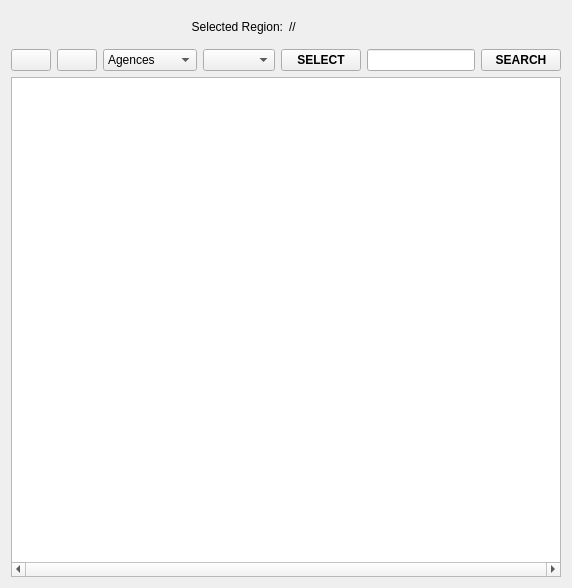
         <widget class="QWidget" name="DATA" native="true">
          <property name="sizePolicy">
           <sizepolicy hsizetype="Expanding" vsizetype="Expanding">
            <horstretch>0</horstretch>
            <verstretch>0</verstretch>
           </sizepolicy>
          </property>
          <layout class="QVBoxLayout" name="DATAdisplay" stretch="0,0,1">
           <property name="sizeConstraint">
            <enum>QLayout::SizeConstraint::SetDefaultConstraint</enum>
           </property>
           <item>
            <widget class="QWidget" name="Rselected" native="true">
             <layout class="QHBoxLayout" name="horizontalLayout_4">
              <item>
               <widget class="QLabel" name="Tilte">
                <property name="text">
                 <string>Selected Region:</string>
                </property>
                <property name="alignment">
                 <set>Qt::AlignmentFlag::AlignRight|Qt::AlignmentFlag::AlignTrailing|Qt::AlignmentFlag::AlignVCenter</set>
                </property>
               </widget>
              </item>
              <item>
               <widget class="QLabel" name="SelectedRegion">
                <property name="text">
                 <string>//</string>
                </property>
               </widget>
              </item>
             </layout>
            </widget>
           </item>
           <item>
            <layout class="QHBoxLayout" name="Recherche" stretch="0,0,2,2,0,3,0">
             <property name="topMargin">
              <number>0</number>
             </property>
             <item>
              <widget class="QPushButton" name="undo">
               <property name="text">
                <string/>
               </property>
               <property name="icon">
                <iconset theme="QIcon::ThemeIcon::EditUndo"/>
               </property>
              </widget>
             </item>
             <item>
              <widget class="QPushButton" name="redo">
               <property name="text">
                <string/>
               </property>
               <property name="icon">
                <iconset theme="QIcon::ThemeIcon::EditRedo"/>
               </property>
              </widget>
             </item>
             <item>
              <widget class="QComboBox" name="BaseTable">
               <item>
                <property name="text">
                 <string>Agences</string>
                </property>
               </item>
               <item>
                <property name="text">
                 <string>Admins</string>
                </property>
               </item>
               <item>
                <property name="text">
                 <string>Capteurs</string>
                </property>
               </item>
               <item>
                <property name="text">
                 <string>Chefs</string>
                </property>
               </item>
               <item>
                <property name="text">
                 <string>Données</string>
                </property>
               </item>
               <item>
                <property name="text">
                 <string>Gaz</string>
                </property>
               </item>
               <item>
                <property name="text">
                 <string>Personnel</string>
                </property>
               </item>
               <item>
                <property name="text">
                 <string>Régions</string>
                </property>
               </item>
               <item>
                <property name="text">
                 <string>Rapports</string>
                </property>
               </item>
               <item>
                <property name="text">
                 <string>Techniques</string>
                </property>
               </item>
               <item>
                <property name="text">
                 <string>Type_Gaz</string>
                </property>
               </item>
               <item>
                <property name="text">
                 <string>Villes</string>
                </property>
               </item>
              </widget>
             </item>
             <item>
              <widget class="QComboBox" name="ColChoose">
               <property name="currentText">
                <string/>
               </property>
              </widget>
             </item>
             <item>
              <widget class="QPushButton" name="SELECT">
               <property name="font">
                <font>
                 <bold>true</bold>
                </font>
               </property>
               <property name="text">
                <string>SELECT</string>
               </property>
              </widget>
             </item>
             <item>
              <widget class="QLineEdit" name="lineEdit"/>
             </item>
             <item>
              <widget class="QPushButton" name="pushButton_2">
               <property name="font">
                <font>
                 <bold>true</bold>
                </font>
               </property>
               <property name="text">
                <string>SEARCH</string>
               </property>
              </widget>
             </item>
            </layout>
           </item>
           <item>
            <widget class="QTableWidget" name="table">
             <property name="enabled">
              <bool>true</bool>
             </property>
             <property name="sizePolicy">
              <sizepolicy hsizetype="Expanding" vsizetype="Expanding">
               <horstretch>0</horstretch>
               <verstretch>255</verstretch>
              </sizepolicy>
             </property>
             <property name="minimumSize">
              <size>
               <width>0</width>
               <height>500</height>
              </size>
             </property>
             <property name="sizeIncrement">
              <size>
               <width>0</width>
               <height>16960</height>
              </size>
             </property>
             <property name="verticalScrollBarPolicy">
              <enum>Qt::ScrollBarPolicy::ScrollBarAlwaysOff</enum>
             </property>
             <property name="horizontalScrollBarPolicy">
              <enum>Qt::ScrollBarPolicy::ScrollBarAlwaysOn</enum>
             </property>
             <property name="autoScroll">
              <bool>false</bool>
             </property>
             <property name="tabKeyNavigation">
              <bool>true</bool>
             </property>
             <property name="showDropIndicator" stdset="0">
              <bool>true</bool>
             </property>
             <property name="dragEnabled">
              <bool>false</bool>
             </property>
             <property name="dragDropOverwriteMode">
              <bool>false</bool>
             </property>
             <property name="alternatingRowColors">
              <bool>true</bool>
             </property>
             <property name="selectionMode">
              <enum>QAbstractItemView::SelectionMode::SingleSelection</enum>
             </property>
             <property name="selectionBehavior">
              <enum>QAbstractItemView::SelectionBehavior::SelectItems</enum>
             </property>
             <property name="verticalScrollMode">
              <enum>QAbstractItemView::ScrollMode::ScrollPerPixel</enum>
             </property>
             <property name="horizontalScrollMode">
              <enum>QAbstractItemView::ScrollMode::ScrollPerItem</enum>
             </property>
             <property name="gridStyle">
              <enum>Qt::PenStyle::SolidLine</enum>
             </property>
             <property name="sortingEnabled">
              <bool>true</bool>
             </property>
             <property name="columnCount">
              <number>0</number>
             </property>
            </widget>
           </item>
          </layout>
         </widget>
